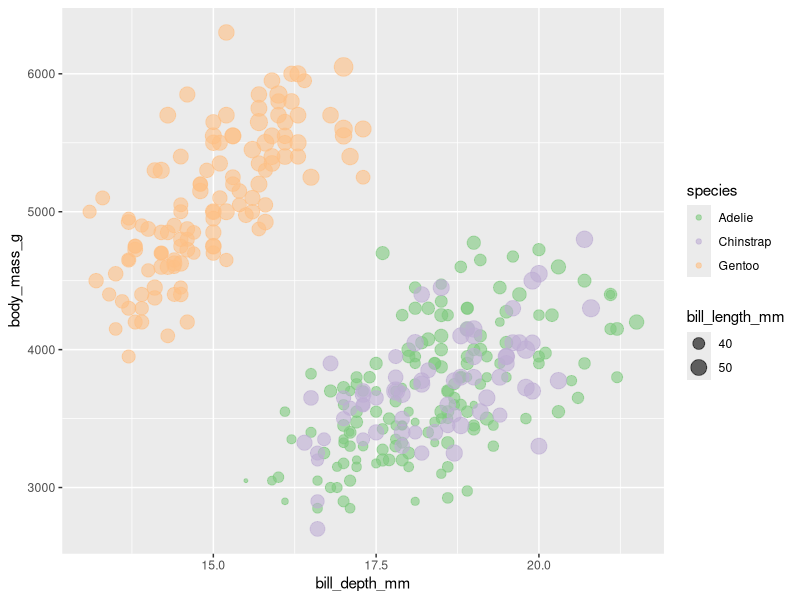
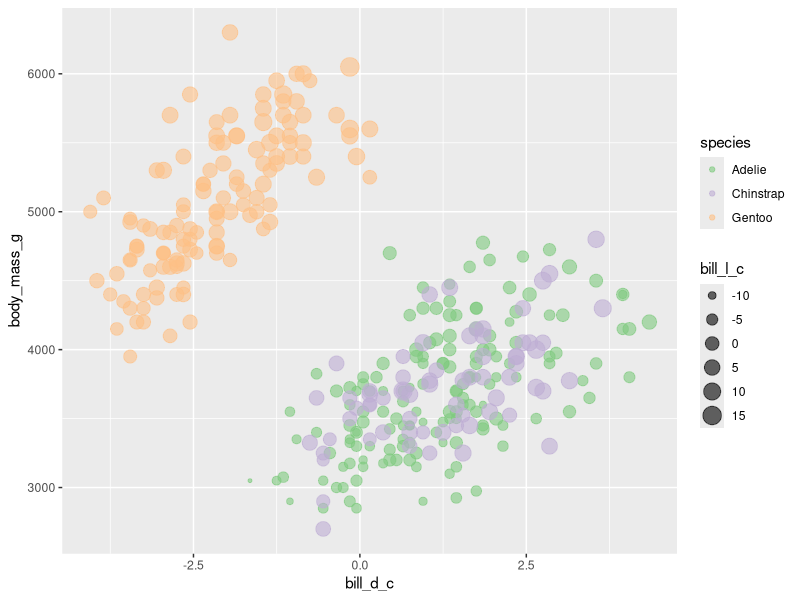
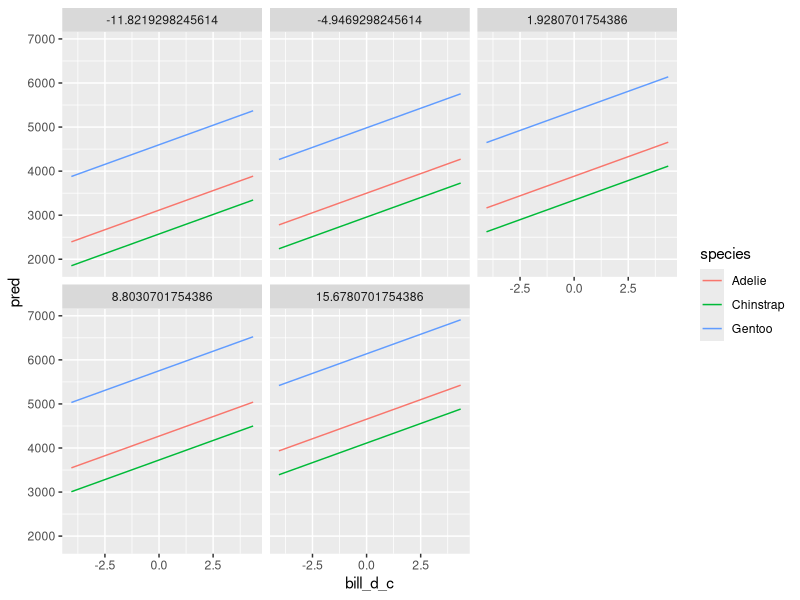
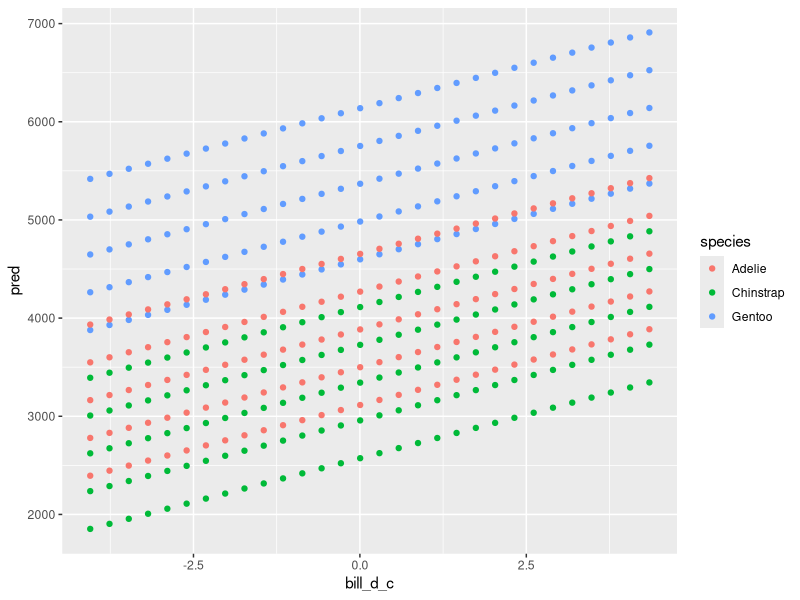
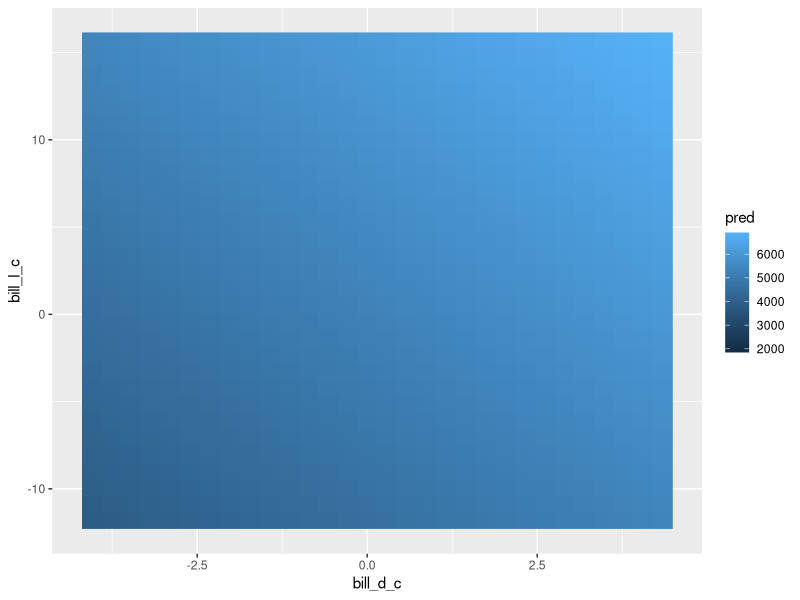
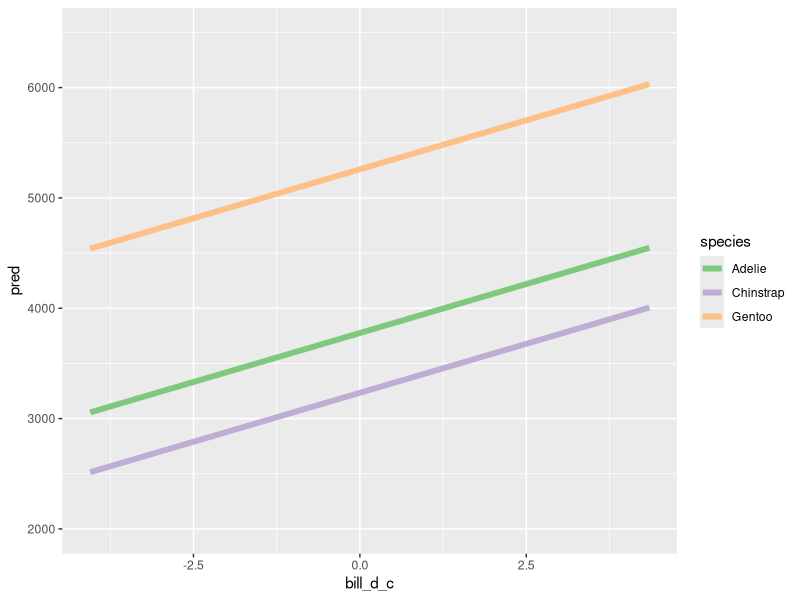
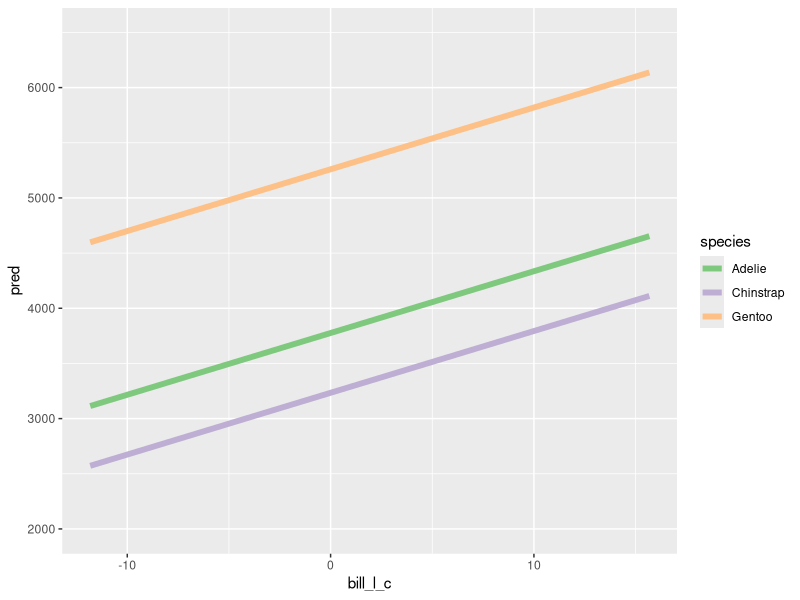
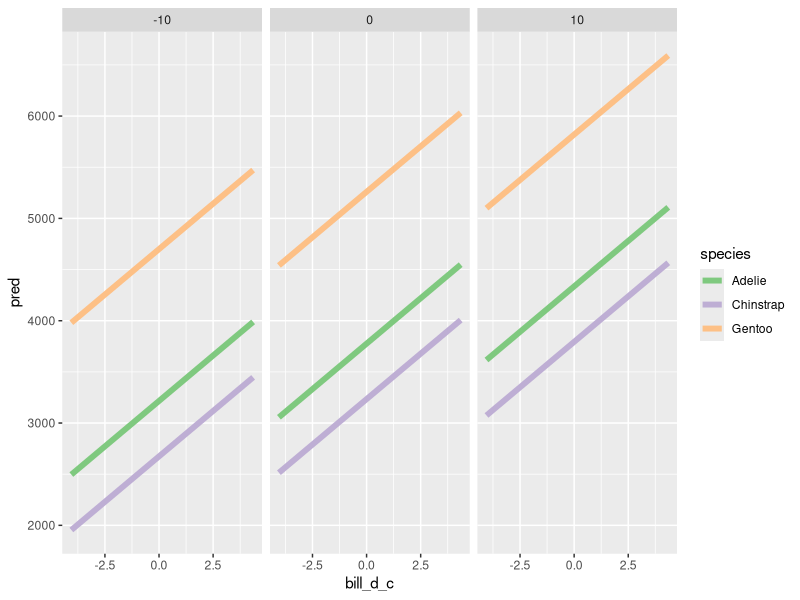

The R script that drew these images, in order:
## ---- chunk 1
library(palmerpenguins)
library(tidyverse)
library(lme4)
## ---- chunk 2
penguins |> 
  ggplot(aes(y = body_mass_g, x = bill_depth_mm, size = bill_length_mm, colour = species)) + 
  geom_point(alpha = .6) + 
  scale_colour_brewer(type = "qual")
## ---- chunk 3
mass_model <- lmer(body_mass_g ~ bill_depth_mm + bill_length_mm + (1|species), data = penguins)
summary(mass_model)
## ---- chunk 4
penguin_centre <- penguins |> 
  mutate(bill_d_c = bill_depth_mm - mean(bill_depth_mm, na.rm = TRUE),
         bill_l_c = bill_length_mm - mean(bill_length_mm, na.rm = TRUE))

## ---- chunk 5
mass_model_c <- lmer(body_mass_g ~ bill_d_c + bill_l_c + (1|species), data = penguin_centre)
## ---- chunk 6
peng_plot <- penguin_centre |> 
  ggplot(aes(y = body_mass_g, x = bill_d_c, size = bill_l_c, colour = species)) + 
  geom_point(alpha = .6) + 
  scale_colour_brewer(type = "qual")

peng_plot
## ---- chunk 7
library(modelr)

fake_penguins <- data_grid(penguin_centre,
          bill_d_c = seq_range(bill_d_c,n = 30),
          bill_l_c = seq_range(bill_l_c,n = 5),
          species)

fake_penguins$pred <- predict(mass_model_c, newdata = fake_penguins, type = "response")
## ---- chunk 8
fake_penguins |> 
  ggplot(aes(x = bill_d_c, y = pred, colour = species)) + geom_line() + facet_wrap(~bill_l_c) 
## ---- chunk 9
fake_penguins |> 
  ggplot(aes(x = bill_d_c, y = pred, colour = species)) + geom_point() 
## ---- chunk 10
more_fake_penguins <-  data_grid(penguin_centre,
          bill_d_c = seq_range(bill_d_c,n = 30),
          bill_l_c = seq_range(bill_l_c,n = 30),
          species)


more_fake_penguins$pred <- predict(mass_model_c, newdata = more_fake_penguins, type = "response")


more_fake_penguins |> 
  ggplot(aes(x = bill_d_c, y = bill_l_c, fill = pred)) + 
  geom_raster()
## ---- chunk 11

fake_penguins_0_length <-  
  data_grid(penguin_centre,
            bill_d_c = seq_range(bill_d_c,n = 30),
            bill_l_c = 0,
            species)


fake_penguins_0_length$pred <- predict(mass_model_c,
                                  newdata = fake_penguins_0_length, type = "response")

fake_penguins_0_length |> 
  ggplot(aes(x = bill_d_c, y = pred, colour = species)) + 
  geom_line(size = 2) +
  scale_colour_brewer(type = "qual") + coord_cartesian(ylim = c(2000, 6500)) 
## ---- chunk 12
fake_penguins_0_depth <-  
  data_grid(penguin_centre,
            bill_d_c = 0,
            bill_l_c = seq_range(bill_l_c,n = 30),
            species)


fake_penguins_0_depth$pred <- predict(mass_model_c,
                                  newdata = fake_penguins_0_depth, type = "response")

fake_penguins_0_depth |> 
  ggplot(aes(x = bill_l_c, y = pred, colour = species)) + 
  geom_line(size = 2) +
  scale_colour_brewer(type = "qual")+ coord_cartesian(ylim = c(2000, 6500)) 
## ---- chunk 13
# using cut to make a tryptich

range(penguin_centre$bill_l_c, na.rm = TRUE)


fake_penguins_three_lengths <-  
  data_grid(penguin_centre,
            bill_d_c = seq_range(bill_d_c,n = 30),
            bill_l_c = c(-10, 0, 10),
            species)


fake_penguins_three_lengths$pred <- predict(mass_model_c,
                                  newdata = fake_penguins_three_lengths, type = "response")

fake_penguins_three_lengths |> 
  ggplot(aes(x = bill_d_c, y = pred, colour = species)) + 
  geom_line(size = 2) +
  facet_wrap(~bill_l_c) + 
  scale_colour_brewer(type = "qual") 
## ---- chunk 14
# using cut to make a tryptich
cut_raw_peng <- penguin_centre |> 
  filter(!is.na(bill_depth_mm)) |> 
  mutate(cut_bill_len = cut(bill_l_c, breaks = 3)) |> 
  group_by(cut_bill_len) |> 
  mutate(mean_bill_len = mean(bill_l_c, na.rm = TRUE)) |> 
  ungroup()


fake_cut_penguins <-  
  data_grid(cut_raw_peng,
            bill_d_c = seq_range(bill_d_c,n = 30),
            nesting(bill_l_c = mean_bill_len,
                    cut_bill_len),
            species)


fake_cut_penguins$pred <- predict(mass_model_c, newdata = fake_cut_penguins, type = "response")

fake_cut_penguins |> 
  count(bill_l_c, cut_bill_len)


fake_cut_penguins |> 
  ggplot(aes(x = bill_d_c, y = pred, colour = species)) + 
  geom_line(size = 2) +
  facet_wrap(~cut_bill_len) + 
  scale_colour_brewer(type = "qual") + 
  geom_point(aes(x = bill_d_c, y = body_mass_g), data = cut_raw_peng, alpha = .6)
  
## ---- chunk 15
mass_model_interact <- lmer(body_mass_g ~ bill_d_c*bill_l_c + (1 + bill_d_c*bill_l_c|species), data = penguin_centre)
summary(mass_model_interact)

# using cut to make a tryptich
cut_raw_peng <- penguin_centre |> 
  filter(!is.na(bill_depth_mm)) |> 
  mutate(cut_bill_len = cut(bill_l_c, breaks = 3)) |> 
  group_by(cut_bill_len) |> 
  mutate(mean_bill_len = median(bill_l_c, na.rm = TRUE)) |> 
  ungroup()


fake_cut_penguins <-  
  data_grid(cut_raw_peng,
            bill_d_c = seq_range(bill_d_c,n = 30),
            nesting(bill_l_c = mean_bill_len,
                    cut_bill_len),
            species)


fake_cut_penguins$pred <- predict(mass_model_interact, newdata = fake_cut_penguins, type = "response")

fake_cut_penguins |> 
  count(bill_l_c, cut_bill_len)


fake_cut_penguins |> 
  ggplot(aes(x = bill_d_c, y = pred, colour = species)) + 
  geom_line(size = 2) +
  facet_wrap(~cut_bill_len) + 
  scale_colour_brewer(type = "qual") + 
  geom_point(aes(x = bill_d_c, y = body_mass_g), data = cut_raw_peng, alpha = .6)
## ---- chunk 16
penguins_gc <- penguins |> 
  group_by(species) |> 
  mutate(bill_len_gm = mean(bill_length_mm, na.rm = TRUE),
         bill_len_gc = bill_length_mm - bill_len_gm) |> 
  ungroup()

bill_model <- lmer(body_mass_g ~ bill_len_gm + bill_len_gc + (1 + bill_len_gc | species), data = penguins_gc)

fake_gc_peng <- penguins_gc |> 
  nest_by(species, bill_len_gm) |> 
  mutate(bill_len_gc = list(seq_range(data$bill_len_gc, n = 12))) |> 
  select(-data) |> 
  unnest(bill_len_gc) |> 
  ungroup()

fake_gc_peng$pred <- predict(bill_model, newdata = fake_gc_peng, type = "response")

fake_gc_peng |> 
  ggplot(aes(x = bill_len_gm + bill_len_gc, y = pred, colour = species)) + 
  geom_line(size = 2) + 
  scale_colour_brewer(type = "qual") + 
  geom_point(aes(y = body_mass_g), data = penguins_gc)
